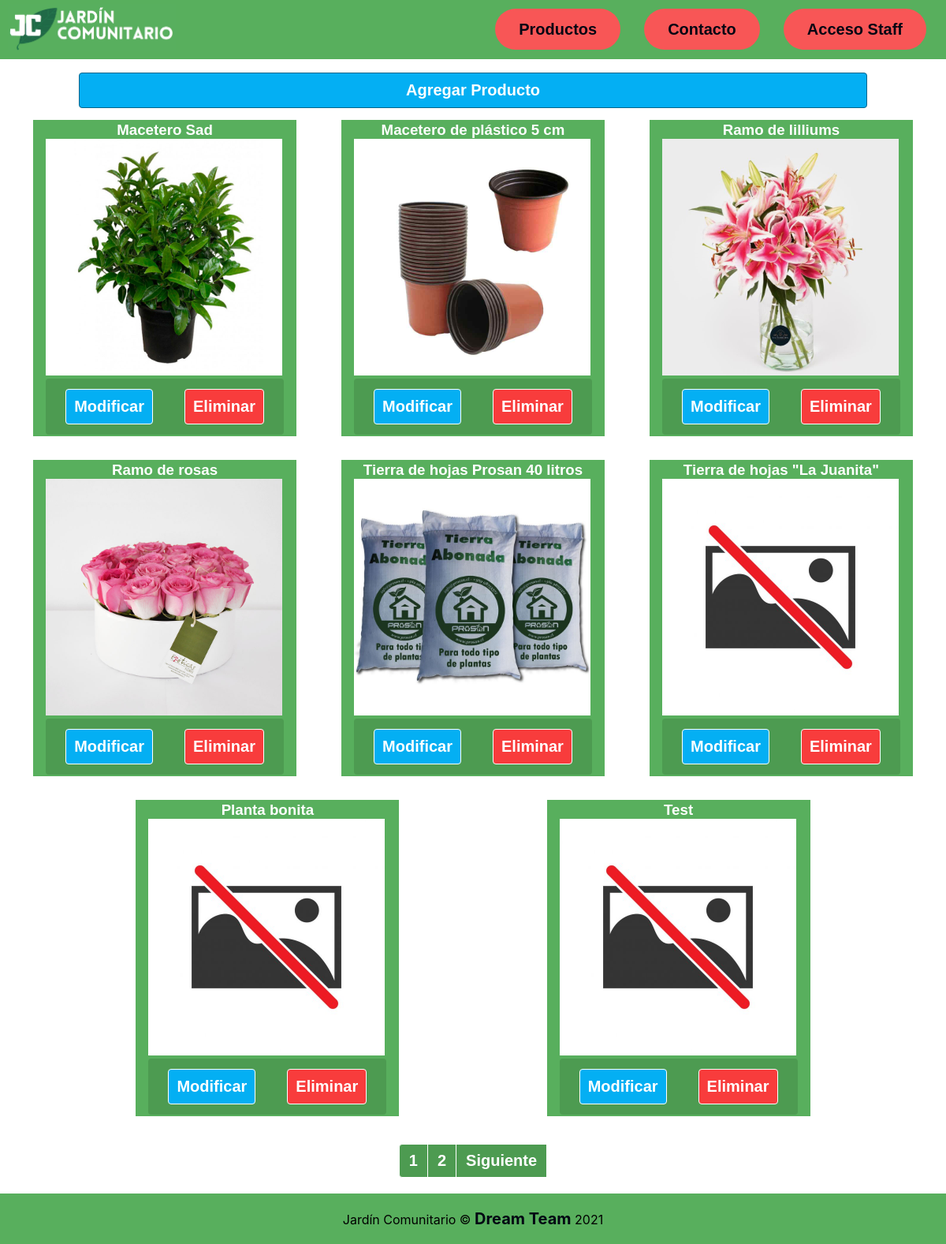
The app's page /lista_productos/ with its own data.
### app/models.py (models this page shows, shortened)
class producto(models.Model):
    nombre = models.CharField(max_length=100)
    precio = models.IntegerField()
    tipo = models.ForeignKey(tipo_producto, on_delete=models.CASCADE)
    imagen = models.ImageField(null=True, blank=True)

### app/views.py (the view)
# urls.py: path('lista_productos/', lista_productos, name="lista_productos"),
def lista_productos(request):
    productoAll = producto.objects.all()
    page = request.GET.get('page', 1)
    try:
        paginator = Paginator(productoAll, 8)
        productoAll = paginator.page(page)
    except:
        raise Http404
    datos = {
        'lista' : productoAll,
        'paginator' : paginator
    }
    return render(request, 'app/lista_productos.html', datos)

### app/templates/app/lista_productos.html
{% extends 'app/base.html' %}
{% load static %}
{% block contenido %}
<a class="btn-agregarProducto" onclick="confirmarAgregar( {{ aux.id }} )">Agregar Producto</a>
<div class="listas">
    {% for aux in lista %}
    <div class="product">
        <h3 class="nombre-producto">{{aux.nombre}}</h3>
        {% if aux.imagen %}
            <img src="{{ aux.imagen.url }}" alt="" height="300px" width="300px">
        {% else %}
            <img src="{% static 'app/img/no-hay-imagen.jpg' %}" alt="" height="300px" width="300px">
        {% endif %}
    <div class="botones">
        <a class="modify" onclick="confirmarModificar( {{ aux.id }} )">Modificar</a>
        <a class="delete" onclick="confirmarEliminar( {{ aux.id }} )">Eliminar</a>
    </div>
    </div>
    {% endfor %}
</div>
<div>
    {% include 'app/paginator.html' %}
</div>
{% endblock %}

### app/static/app/css/style.css (style rules this page uses)
* { margin: 0; padding: 0; box-sizing: border-box; }
body { font-family: 'Gill Sans', 'Gill Sans MT', Calibri, 'Trebuchet MS', sans-serif; }
a { text-decoration: none; cursor: pointer; color: rgb(3, 7, 19); font-size: 20px; font-weight: bold; }
.product { background-color: rgb(88, 175, 93); padding: 2px 16px; margin: 15px; }
.nombre-producto { text-align: center; font-family: 'Franklin Gothic Medium', 'Arial Narrow', Arial, sans-serif; color: #FFFFFF; }
.botones { display: flex; padding: 5px; background-color: rgb(77, 155, 81); border: none; border-radius: 4px; justify-content: space-evenly; text-align: center; }
.modify { background-color: #04aff3; color: white; padding: 10px 10px; margin: 8px 20px; border-style: solid; border-width: 1px; cursor: pointer; width: 100%; border-radius: 4px; }
.delete { background-color: #f83c3c; color: white; padding: 10px 10px; margin: 8px 20px; border-style: solid; border-width: 1px; cursor: pointer; width: 100%; border-radius: 4px; }
.btn-agregarProducto { display: flex; background-color: #04aff3; color: white; padding: 10px 10px; margin: 60px 100px 0px 100px; cursor: pointer; border-color: #01648b; border-style: solid; border-width: 1px; border-radius: 4px; align-items: center; align-content: center; text-align: center; text-decoration: none; justify-content: center; }
.listas { flex-wrap: wrap; display: flex; justify-content: space-evenly; border: 1px red; }

### records on screen
producto: nombre "Macetero Sad", imagen (picture)
producto: nombre "Macetero de plástico 5 cm", imagen (picture)
producto: nombre "Ramo de lilliums", imagen (picture)
producto: nombre "Ramo de rosas", imagen (picture)
producto: nombre "Tierra de hojas Prosan 40 litros", imagen (picture)
producto: nombre "Tierra de hojas \"La Juanita\""
producto: nombre "Planta bonita"
producto: nombre "Test"

### other values on screen
{{ page }} "1" "2"
